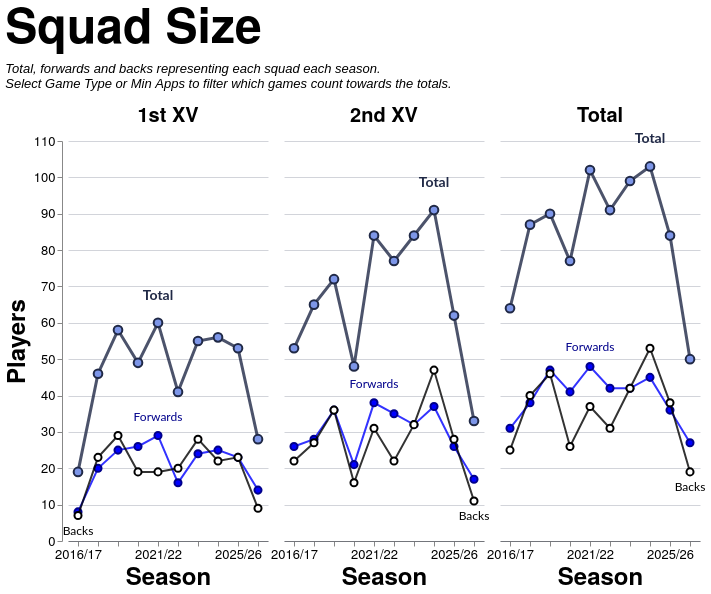

Vega-Lite specification for this chart:
### Vega-Lite specification from a JSON file in a GitHub repository (floating-point values rounded to 4 significant figures)
{"config": {"axis": {"labelFont": "PT Sans Narrow, Helvetica Neue, Helvetica, Arial, sans-serif", "titleFont": "PT Sans Narrow, Helvetica Neue, Helvetica, Arial, sans-serif", "labelFontSize": 13, "titleFontSize": 24, "gridColor": "#202947", "gridOpacity": 0.2, "zindex": 1}, "text": {"font": "Lato, sans-serif"}, "bar": {"cornerRadiusEnd": 5}, "header": {"labelFont": "PT Sans Narrow, Helvetica Neue, Helvetica, Arial, sans-serif", "titleFont": "PT Sans Narrow, Helvetica Neue, Helvetica, Arial, sans-serif", "labelFontSize": 24, "titleFontSize": 28, "labelFontWeight": "bold", "orient": "left"}, "legend": {"labelFont": "PT Sans Narrow, Helvetica Neue, Helvetica, Arial, sans-serif", "titleFont": "PT Sans Narrow, Helvetica Neue, Helvetica, Arial, sans-serif", "labelFontSize": 14, "titleFontSize": 16, "titlePadding": 5, "fillColor": "white", "strokeColor": "black", "padding": 10, "titleFontWeight": "lighter", "titleFontStyle": "italic", "titleColor": "gray", "offset": 10}, "title": {"font": "PT Sans Narrow, Helvetica Neue, Helvetica, Arial, sans-serif", "fontSize": 48, "fontWeight": "bold", "anchor": "start", "align": "center", "titlePadding": 20, "subtitlePadding": 10, "subtitleFontSize": 13, "subtitleColor": "", "subtitleFontStyle": "italic", "offset": 15, "color": "black"}, "axisX": {"labelAngle": 0}, "facet": {"title": null, "header": null, "align": {"row": "each", "column": "each"}, "spacing": 10}, "resolve": {"scale": {"y": "independent", "facet": "independent"}}, "background": "transparent", "scale": {"offsetBandPaddingOuter": 0.2, "offsetBandPaddingInner": 0.1}, "view": {"stroke": null, "background": "transparent"}}, "data": {"name": "data-1fa78f70b21e14de78626cb9eeeb83ce"}, "facet": {"column": {"field": "squad", "header": {"labelExpr": "datum.value == 'Total' ? 'Total' : datum.value + ' XV'", "labelFontSize": 20, "labelPadding": 6}, "sort": ["1st", "2nd", "Total"], "title": null, "type": "nominal"}}, "spec": {"layer": [{"mark": {"type": "line", "color": "#202946", "opacity": 0.8, "point": {"filled": true, "color": "#7d96e8", "stroke": "#202946", "size": 75, "strokeWidth": 2}, "strokeWidth": 3}, "encoding": {"detail": [{"field": "unit", "type": "nominal"}], "tooltip": [{"field": "season", "title": "Season", "type": "ordinal"}, {"field": "squad", "title": "Squad", "type": "nominal"}, {"field": "unit", "title": "Unit", "type": "nominal"}, {"field": "players", "title": "Players", "type": "quantitative"}], "x": {"axis": {"labelAngle": 0, "labelOverlap": "parity"}, "field": "season", "sort": "ascending", "title": "Season", "type": "ordinal"}, "y": {"axis": {"tickMinStep": 1}, "field": "players", "scale": {"zero": true}, "title": "Players", "type": "quantitative"}}, "transform": [{"filter": "(datum.unit === 'Total')"}]}, {"mark": {"type": "line", "color": "blue", "opacity": 0.8, "point": {"filled": true, "color": "blue", "stroke": "darkblue", "size": 50, "strokeWidth": 2}, "strokeWidth": 2}, "encoding": {"detail": [{"field": "unit", "type": "nominal"}], "tooltip": [{"field": "season", "title": "Season", "type": "ordinal"}, {"field": "squad", "title": "Squad", "type": "nominal"}, {"field": "unit", "title": "Unit", "type": "nominal"}, {"field": "players", "title": "Players", "type": "quantitative"}], "x": {"axis": {"labelAngle": 0, "labelOverlap": "parity"}, "field": "season", "sort": "ascending", "title": "Season", "type": "ordinal"}, "y": {"axis": {"tickMinStep": 1}, "field": "players", "scale": {"zero": true}, "title": "Players", "type": "quantitative"}}, "transform": [{"filter": "(datum.unit === 'Forwards')"}]}, {"mark": {"type": "line", "color": "black", "opacity": 0.8, "point": {"filled": true, "color": "white", "stroke": "black", "size": 50, "strokeWidth": 2}, "strokeWidth": 2}, "encoding": {"detail": [{"field": "unit", "type": "nominal"}], "tooltip": [{"field": "season", "title": "Season", "type": "ordinal"}, {"field": "squad", "title": "Squad", "type": "nominal"}, {"field": "unit", "title": "Unit", "type": "nominal"}, {"field": "players", "title": "Players", "type": "quantitative"}], "x": {"axis": {"labelAngle": 0, "labelOverlap": "parity"}, "field": "season", "sort": "ascending", "title": "Season", "type": "ordinal"}, "y": {"axis": {"tickMinStep": 1}, "field": "players", "scale": {"zero": true}, "title": "Players", "type": "quantitative"}}, "transform": [{"filter": "(datum.unit === 'Backs')"}]}, {"mark": {"type": "text", "align": "center", "baseline": "bottom", "color": "#202946", "dx": 0, "dy": -20, "fontSize": 14, "fontWeight": "bold"}, "encoding": {"detail": [{"field": "unit", "type": "nominal"}], "text": {"value": "Total"}, "tooltip": [{"field": "season", "title": "Season", "type": "ordinal"}, {"field": "squad", "title": "Squad", "type": "nominal"}, {"field": "unit", "title": "Unit", "type": "nominal"}, {"field": "players", "title": "Players", "type": "quantitative"}], "x": {"field": "season", "type": "ordinal"}, "y": {"field": "players", "type": "quantitative"}}, "transform": [{"filter": "(datum.unit === 'Total')"}, {"calculate": "toNumber(split(datum.season, '/')[0])", "as": "season_order"}, {"joinaggregate": [{"op": "max", "field": "players", "as": "max_value"}, {"op": "min", "field": "players", "as": "min_value"}], "groupby": ["squad"]}, {"filter": "datum.players > 0"}, {"filter": "datum.players == datum.max_value"}, {"window": [{"op": "row_number", "field": "", "as": "rank"}], "groupby": ["squad"], "sort": [{"field": "season_order", "order": "descending"}]}, {"filter": "datum.rank == 1"}]}, {"mark": {"type": "text", "align": "center", "baseline": "bottom", "color": "darkblue", "dx": 0, "dy": -12, "fontSize": 12, "fontWeight": "normal"}, "encoding": {"detail": [{"field": "unit", "type": "nominal"}], "text": {"value": "Forwards"}, "tooltip": [{"field": "season", "title": "Season", "type": "ordinal"}, {"field": "squad", "title": "Squad", "type": "nominal"}, {"field": "unit", "title": "Unit", "type": "nominal"}, {"field": "players", "title": "Players", "type": "quantitative"}], "x": {"field": "season", "type": "ordinal"}, "y": {"field": "players", "type": "quantitative"}}, "transform": [{"filter": "(datum.unit === 'Forwards')"}, {"calculate": "toNumber(split(datum.season, '/')[0])", "as": "season_order"}, {"joinaggregate": [{"op": "max", "field": "players", "as": "max_value"}, {"op": "min", "field": "players", "as": "min_value"}], "groupby": ["squad"]}, {"filter": "datum.players > 0"}, {"filter": "datum.players == datum.max_value"}, {"window": [{"op": "row_number", "field": "", "as": "rank"}], "groupby": ["squad"], "sort": [{"field": "season_order", "order": "descending"}]}, {"filter": "datum.rank == 1"}]}, {"mark": {"type": "text", "align": "center", "baseline": "top", "color": "black", "dx": 0, "dy": 10, "fontSize": 12, "fontWeight": "normal"}, "encoding": {"detail": [{"field": "unit", "type": "nominal"}], "text": {"value": "Backs"}, "tooltip": [{"field": "season", "title": "Season", "type": "ordinal"}, {"field": "squad", "title": "Squad", "type": "nominal"}, {"field": "unit", "title": "Unit", "type": "nominal"}, {"field": "players", "title": "Players", "type": "quantitative"}], "x": {"field": "season", "type": "ordinal"}, "y": {"field": "players", "type": "quantitative"}}, "transform": [{"filter": "(datum.unit === 'Backs')"}, {"calculate": "toNumber(split(datum.season, '/')[0])", "as": "season_order"}, {"joinaggregate": [{"op": "max", "field": "players", "as": "max_value"}, {"op": "min", "field": "players", "as": "min_value"}], "groupby": ["squad"]}, {"filter": "datum.players > 0"}, {"filter": "datum.players == datum.min_value"}, {"window": [{"op": "row_number", "field": "", "as": "rank"}], "groupby": ["squad"], "sort": [{"field": "season_order", "order": "descending"}]}, {"filter": "datum.rank == 1"}]}, {"mark": {"type": "point", "color": "#7d96e8", "filled": true, "size": 250, "stroke": "#202946", "strokeWidth": 3}, "encoding": {"detail": [{"field": "unit", "type": "nominal"}], "tooltip": [{"field": "season", "title": "Season", "type": "ordinal"}, {"field": "squad", "title": "Squad", "type": "nominal"}, {"field": "unit", "title": "Unit", "type": "nominal"}, {"field": "players", "title": "Players", "type": "quantitative"}], "x": {"axis": {"labelAngle": 0, "labelOverlap": "parity"}, "field": "season", "sort": "ascending", "title": "Season", "type": "ordinal"}, "y": {"axis": {"tickMinStep": 1}, "field": "players", "scale": {"zero": true}, "title": "Players", "type": "quantitative"}}, "transform": [{"filter": "datum.unit === 'Total' && datum.isSelected"}]}, {"mark": {"type": "point", "color": "blue", "filled": true, "size": 180, "stroke": "darkblue", "strokeWidth": 3}, "encoding": {"detail": [{"field": "unit", "type": "nominal"}], "tooltip": [{"field": "season", "title": "Season", "type": "ordinal"}, {"field": "squad", "title": "Squad", "type": "nominal"}, {"field": "unit", "title": "Unit", "type": "nominal"}, {"field": "players", "title": "Players", "type": "quantitative"}], "x": {"axis": {"labelAngle": 0, "labelOverlap": "parity"}, "field": "season", "sort": "ascending", "title": "Season", "type": "ordinal"}, "y": {"axis": {"tickMinStep": 1}, "field": "players", "scale": {"zero": true}, "title": "Players", "type": "quantitative"}}, "transform": [{"filter": "datum.unit === 'Forwards' && datum.isSelected"}]}, {"mark": {"type": "point", "color": "white", "filled": true, "size": 180, "stroke": "black", "strokeWidth": 3}, "encoding": {"detail": [{"field": "unit", "type": "nominal"}], "tooltip": [{"field": "season", "title": "Season", "type": "ordinal"}, {"field": "squad", "title": "Squad", "type": "nominal"}, {"field": "unit", "title": "Unit", "type": "nominal"}, {"field": "players", "title": "Players", "type": "quantitative"}], "x": {"axis": {"labelAngle": 0, "labelOverlap": "parity"}, "field": "season", "sort": "ascending", "title": "Season", "type": "ordinal"}, "y": {"axis": {"tickMinStep": 1}, "field": "players", "scale": {"zero": true}, "title": "Players", "type": "quantitative"}}, "transform": [{"filter": "datum.unit === 'Backs' && datum.isSelected"}]}], "height": 400, "width": 200}, "spacing": 10, "title": {"text": "Squad Size", "subtitle": ["Total, forwards and backs representing each squad each season.", "Select Game Type or Min Apps to filter which games count towards the totals."]}, "$schema": "https://vega.github.io/schema/vega-lite/v5.20.1.json", "datasets": {"data-1fa78f70b21e14de78626cb9eeeb83ce": [{"season": "2016/17", "squad": "1st", "unit": "Backs", "players": 7}, {"season": "2016/17", "squad": "1st", "unit": "Forwards", "players": 8}, {"season": "2016/17", "squad": "1st", "unit": "Total", "players": 19}, {"season": "2016/17", "squad": "2nd", "unit": "Backs", "players": 22}, {"season": "2016/17", "squad": "2nd", "unit": "Forwards", "players": 26}, {"season": "2016/17", "squad": "2nd", "unit": "Total", "players": 53}, {"season": "2016/17", "squad": "Total", "unit": "Backs", "players": 25}, {"season": "2016/17", "squad": "Total", "unit": "Forwards", "players": 31}, {"season": "2016/17", "squad": "Total", "unit": "Total", "players": 64}, {"season": "2017/18", "squad": "1st", "unit": "Backs", "players": 23}, {"season": "2017/18", "squad": "1st", "unit": "Forwards", "players": 20}, {"season": "2017/18", "squad": "1st", "unit": "Total", "players": 46}, {"season": "2017/18", "squad": "2nd", "unit": "Backs", "players": 27}, {"season": "2017/18", "squad": "2nd", "unit": "Forwards", "players": 28}, {"season": "2017/18", "squad": "2nd", "unit": "Total", "players": 65}, {"season": "2017/18", "squad": "Total", "unit": "Backs", "players": 40}, {"season": "2017/18", "squad": "Total", "unit": "Forwards", "players": 38}, {"season": "2017/18", "squad": "Total", "unit": "Total", "players": 87}, {"season": "2018/19", "squad": "1st", "unit": "Backs", "players": 29}, {"season": "2018/19", "squad": "1st", "unit": "Forwards", "players": 25}, {"season": "2018/19", "squad": "1st", "unit": "Total", "players": 58}, {"season": "2018/19", "squad": "2nd", "unit": "Backs", "players": 36}, {"season": "2018/19", "squad": "2nd", "unit": "Forwards", "players": 36}, {"season": "2018/19", "squad": "2nd", "unit": "Total", "players": 72}, {"season": "2018/19", "squad": "Total", "unit": "Backs", "players": 46}, {"season": "2018/19", "squad": "Total", "unit": "Forwards", "players": 47}, {"season": "2018/19", "squad": "Total", "unit": "Total", "players": 90}, {"season": "2019/20", "squad": "1st", "unit": "Backs", "players": 19}, {"season": "2019/20", "squad": "1st", "unit": "Forwards", "players": 26}, {"season": "2019/20", "squad": "1st", "unit": "Total", "players": 49}, {"season": "2019/20", "squad": "2nd", "unit": "Backs", "players": 16}, {"season": "2019/20", "squad": "2nd", "unit": "Forwards", "players": 21}, {"season": "2019/20", "squad": "2nd", "unit": "Total", "players": 48}, {"season": "2019/20", "squad": "Total", "unit": "Backs", "players": 26}, {"season": "2019/20", "squad": "Total", "unit": "Forwards", "players": 41}, {"season": "2019/20", "squad": "Total", "unit": "Total", "players": 77}, {"season": "2021/22", "squad": "1st", "unit": "Backs", "players": 19}, {"season": "2021/22", "squad": "1st", "unit": "Forwards", "players": 29}, {"season": "2021/22", "squad": "1st", "unit": "Total", "players": 60}, {"season": "2021/22", "squad": "2nd", "unit": "Backs", "players": 31}, {"season": "2021/22", "squad": "2nd", "unit": "Forwards", "players": 38}, {"season": "2021/22", "squad": "2nd", "unit": "Total", "players": 84}, {"season": "2021/22", "squad": "Total", "unit": "Backs", "players": 37}, {"season": "2021/22", "squad": "Total", "unit": "Forwards", "players": 48}, {"season": "2021/22", "squad": "Total", "unit": "Total", "players": 102}, {"season": "2022/23", "squad": "1st", "unit": "Backs", "players": 20}, {"season": "2022/23", "squad": "1st", "unit": "Forwards", "players": 16}, {"season": "2022/23", "squad": "1st", "unit": "Total", "players": 41}, {"season": "2022/23", "squad": "2nd", "unit": "Backs", "players": 22}, {"season": "2022/23", "squad": "2nd", "unit": "Forwards", "players": 35}, {"season": "2022/23", "squad": "2nd", "unit": "Total", "players": 77}, {"season": "2022/23", "squad": "Total", "unit": "Backs", "players": 31}, {"season": "2022/23", "squad": "Total", "unit": "Forwards", "players": 42}, {"season": "2022/23", "squad": "Total", "unit": "Total", "players": 91}, {"season": "2023/24", "squad": "1st", "unit": "Backs", "players": 28}, {"season": "2023/24", "squad": "1st", "unit": "Forwards", "players": 24}, {"season": "2023/24", "squad": "1st", "unit": "Total", "players": 55}, {"season": "2023/24", "squad": "2nd", "unit": "Backs", "players": 32}, {"season": "2023/24", "squad": "2nd", "unit": "Forwards", "players": 32}, {"season": "2023/24", "squad": "2nd", "unit": "Total", "players": 84}, {"season": "2023/24", "squad": "Total", "unit": "Backs", "players": 42}, {"season": "2023/24", "squad": "Total", "unit": "Forwards", "players": 42}, {"season": "2023/24", "squad": "Total", "unit": "Total", "players": 99}, {"season": "2024/25", "squad": "1st", "unit": "Backs", "players": 22}, {"season": "2024/25", "squad": "1st", "unit": "Forwards", "players": 25}, {"season": "2024/25", "squad": "1st", "unit": "Total", "players": 56}, {"season": "2024/25", "squad": "2nd", "unit": "Backs", "players": 47}, {"season": "2024/25", "squad": "2nd", "unit": "Forwards", "players": 37}, {"season": "2024/25", "squad": "2nd", "unit": "Total", "players": 91}, {"season": "2024/25", "squad": "Total", "unit": "Backs", "players": 53}, {"season": "2024/25", "squad": "Total", "unit": "Forwards", "players": 45}, {"season": "2024/25", "squad": "Total", "unit": "Total", "players": 103}, {"season": "2025/26", "squad": "1st", "unit": "Backs", "players": 23}, {"season": "2025/26", "squad": "1st", "unit": "Forwards", "players": 23}, {"season": "2025/26", "squad": "1st", "unit": "Total", "players": 53}, {"season": "2025/26", "squad": "2nd", "unit": "Backs", "players": 28}, {"season": "2025/26", "squad": "2nd", "unit": "Forwards", "players": 26}, {"season": "2025/26", "squad": "2nd", "unit": "Total", "players": 62}, {"season": "2025/26", "squad": "Total", "unit": "Backs", "players": 38}, {"season": "2025/26", "squad": "Total", "unit": "Forwards", "players": 36}, {"season": "2025/26", "squad": "Total", "unit": "Total", "players": 84}, {"season": "2026/27", "squad": "1st", "unit": "Backs", "players": 9}, {"season": "2026/27", "squad": "1st", "unit": "Forwards", "players": 14}, {"season": "2026/27", "squad": "1st", "unit": "Total", "players": 28}, {"season": "2026/27", "squad": "2nd", "unit": "Backs", "players": 11}, {"season": "2026/27", "squad": "2nd", "unit": "Forwards", "players": 17}, {"season": "2026/27", "squad": "2nd", "unit": "Total", "players": 33}, {"season": "2026/27", "squad": "Total", "unit": "Backs", "players": 19}, {"season": "2026/27", "squad": "Total", "unit": "Forwards", "players": 27}, {"season": "2026/27", "squad": "Total", "unit": "Total", "players": 50}]}}
